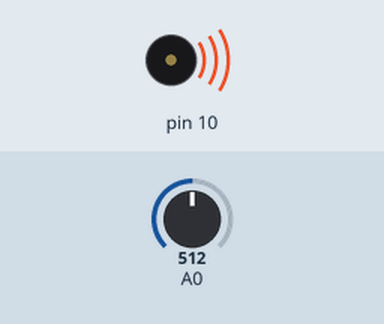
Bench run of a sketch on a simulated Arduino Uno, built with avr-gcc and run on an emulated ATmega328P. Shown: buzzer (waves = sounding). The inputs (shaded band) are chosen by the test bench; at power-on: A0 = 512.

Above: at 10.05 s.
Timing chart, 0 to 13.0 s (numbered marks = the images above):
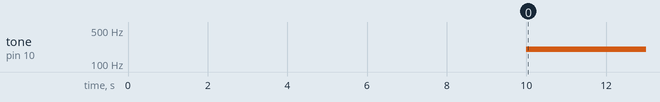

Measured:
- by itself, tone on pin 10: silent → 199 Hz at 10.0 s

The sketch:

TON_MIN_max_21.ino
```cpp
int max=0,min=1023;
int f;
void setup() {
pinMode(10,OUTPUT);
while(millis()<10000){
max=max(max,analogRead(A0));
min=min(min,analogRead(A0));}
}
void loop() {
int x=analogRead(A0);
x=constrain(x,min,max);
f=map(x,min,max,200,400);
tone(10,f,100);
delay(100);
}
```
